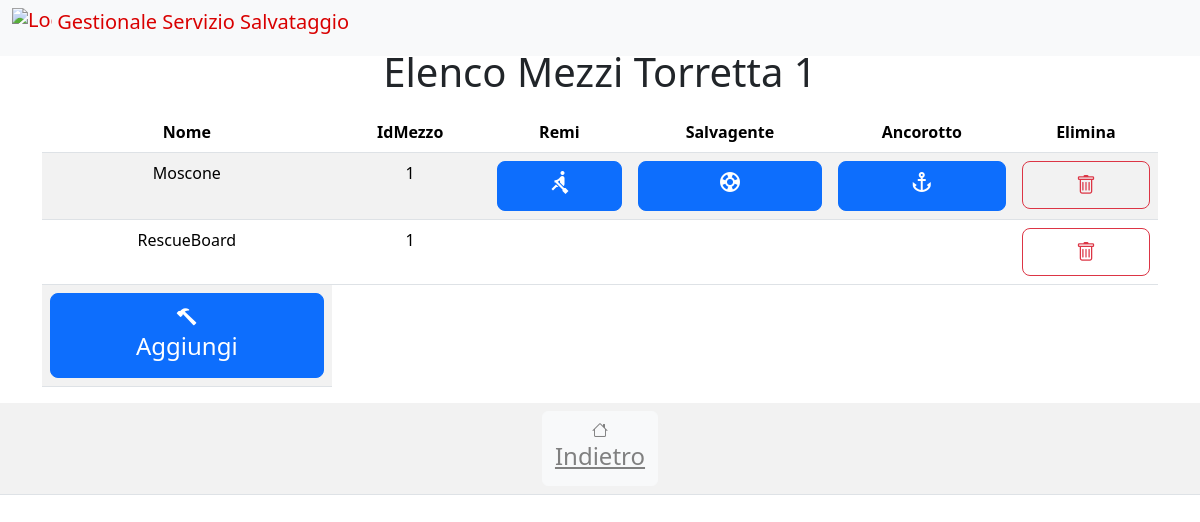
Screenshot of /html/visualizzamezzidisoccorso.php?submit=1 (signed in) with the database file from the repository.
### tables this page shows
CREATE TABLE `UTILIZZO` (
  `IdTorretta` int DEFAULT NULL,
  `IdMezzoDiSoccorso` int NOT NULL,
  `Nome` varchar(50) NOT NULL
);

CREATE TABLE `MEZZIDISOCCORSO` (
  `Id` int NOT NULL,
  `Nome` varchar(50) NOT NULL,
  `Salvagente` tinyint(1) DEFAULT NULL,
  `Ancorotto` tinyint(1) DEFAULT NULL,
  `Remi` tinyint(1) DEFAULT NULL
);

### html/dbconnect.php (called while the page is built, shortened)
<?php
    class dbconnect {
        private $dbhost = 'localhost';
        private $username = 'user';
        private $password = 'psw';
        private $dbname = 'db_name';
        private $conn;
        public function __construct(){
            $this->conn = new mysqli($this->dbhost, $this->username, $this->password, $this->dbname);
        }
        public function query($sql){
            $result=$this->conn->query($sql);
            if ($result->num_rows > 0) {
                return $result;
            } else {
                return null;
            }
        }
    }
?>

### html/visualizzamezzidisoccorso.php (the view, shortened to what this page needs)
<?php
    include 'dbconnect.php';
?>
    <!DOCTYPE html>
    <html lang="it">
    <head>
        <link rel="stylesheet" href="https://cdn.jsdelivr.net/npm/bootstrap-icons@latest/font/bootstrap-icons.min.css">
        <link rel="stylesheet" href="https://cdn.jsdelivr.net/npm/bootstrap@latest/dist/css/bootstrap.min.css">
    </head>
    <header>
        <nav class="navbar navbar-expand-md navbar-light fixed-top bg-light">
            <div class="container-fluid">
                <div class="navbar-header">
                    <a class="navbar-brand mb-0 h1" href="#" style="color: #d90000;">
                        <img src="./img/logo.png" alt="Logo" width="40" height="40" class="d-inline-block align-text-top">
                        Gestionale Servizio Salvataggio
                    </a>
                </div>
            </div>
        </nav>
    </header>
    <body class="text-center">
        <div class="container">
            <?php
            $db = new dbconnect();
            $id=$_REQUEST['submit'];
            echo "<h1 class='mt-5'>Elenco Mezzi Torretta ".$id."</h1>";
            $sql = "SELECT * FROM UTILIZZO U LEFT JOIN MEZZIDISOCCORSO M ON U.IdMezzoDiSoccorso = M.Id AND U.Nome = M.Nome WHERE U.IdTorretta ='".$id."';";
            $result = $db->query($sql);
            echo "<table class='table table-striped mt-3'>";
            echo "<thead><tr><th>Nome</th><th>IdMezzo</th><th>Remi</th><th>Salvagente</th><th>Ancorotto</th><th>Elimina</th></tr></thead><tbody>";
            if ($result->num_rows > 0) {
                while($row = $result->fetch_assoc()) {
                    echo "<tr><td>" . $row["Nome"] . "</td><td>" . $row["IdMezzoDiSoccorso"] ."</td>";
                    if($row["Nome"] == "Moscone"){
                        if($row["Remi"] == 0){
                            echo "<td><form action='' method='POST'><input type='hidden' name='id' value='".$row['IdMezzoDiSoccorso']."'><input type='hidden' name='nome' value='".$row['Nome']."'><input type='hidden' name='id_torretta' value='".$id."'><input type='hidden' name='oggetto' value='remi'><button class='w-100 btn btn-lg btn-outline-primary' type='submit' name='aggiungi'><i class='material-icons'>rowing</i></button></form></td>";
                        }else{
                            echo "<td><form action='' method='POST'><input type='hidden' name='id' value='".$row['IdMezzoDiSoccorso']."'><input type='hidden' name='nome' value='".$row['Nome']."'><input type='hidden' name='id_torretta' value='".$id."'><input type='hidden' name='oggetto' value='remi'><button class='w-100 btn btn-lg btn-primary' type='submit' name='togli'><i class='material-icons'>rowing</i></button></form></td>";
                        }
                        if($row["Salvagente"] == 0){
                            echo "<td><form action='' method='POST'><input type='hidden' name='id' value='".$row['IdMezzoDiSoccorso']."'><input type='hidden' name='nome' value='".$row['Nome']."'><input type='hidden' name='id_torretta' value='".$id."'><input type='hidden' name='oggetto' value='salvagente'><button class='w-100 btn btn-lg btn-outline-primary' type='submit' name='aggiungi'><i class='material-icons'>support</i></button></form></td>";
                        }else{
                            echo "<td><form action='' method='POST'><input type='hidden' name='id' value='".$row['IdMezzoDiSoccorso']."'><input type='hidden' name='nome' value='".$row['Nome']."'><input type='hidden' name='id_torretta' value='".$id."'><input type='hidden' name='oggetto' value='salvagente'><button class='w-100 btn btn-lg btn-primary' type='submit' name='togli'><i class='material-icons'>support</i></button></form></td>";
                        }
                        if($row["Ancorotto"] == 0){
                            echo "<td><form action='' method='POST'><input type='hidden' name='id' value='".$row['IdMezzoDiSoccorso']."'><input type='hidden' name='nome' value='".$row['Nome']."'><input type='hidden' name='id_torretta' value='".$id."'><input type='hidden' name='oggetto' value='ancorotto'><button class='w-100 btn btn-lg btn-outline-primary' type='submit' name='aggiungi'><i class='material-icons'>anchor</i></button></form></td>";
                        }else{
                            echo "<td><form action='' method='POST'><input type='hidden' name='id' value='".$row['IdMezzoDiSoccorso']."'><input type='hidden' name='nome' value='".$row['Nome']."'><input type='hidden' name='id_torretta' value='".$id."'><input type='hidden' name='oggetto' value='ancorotto'><button class='w-100 btn btn-lg btn-primary' type='submit' name='togli'><i class='material-icons'>anchor</i></button></form></td>";
                        }
                    }else{
                        echo "<td></td><td></td><td></td>";
                    }
                    echo "<td><form action='' method='POST'><input type='hidden' name='id_attrezzatura' value='".$row['IdMezzoDiSoccorso']."'><input type='hidden' name='id_torretta' value='".$id."'><input type='hidden' name='nome_attrezzatura' value='".$row['Nome']."'><button class='w-100 btn btn-lg btn-outline-danger' type='submit' name='elimina'><i class='bi bi-trash'></i></button></form></td></tr>";
                }
                echo"<tr><td><form action='assegnamezzodisoccorso.php' method='POST'><button class='w-100 btn btn-lg btn-primary' type='submit' name='IdTorretta' value='".$id."'><i class='bi bi-hammer' style='color: white'></i><h4>Aggiungi</h4></button></form></td></tr>";
            }
            echo "</tbody></table>";
            ?>
        </div>
        <table class="table table-striped mt-3">
            <tr>
            <td>
                <div type="button" class="well btn btn-light" style="color: gray">
                    <a href="torrette.php" style="color: gray">
                    <i class="bi bi-house" style="color: gray"></i>
                    <h4>Indietro</h4>
                    </a>
                </div>
            </td>
            </tr>
        </table>
    </body>
    </html>

### rows the page displays
utilizzo: mezzidisoccorso.Nome "Moscone", IdMezzoDiSoccorso "1"
utilizzo: mezzidisoccorso.Nome "RescueBoard", IdMezzoDiSoccorso "1"

### other values shown
$id "1"
